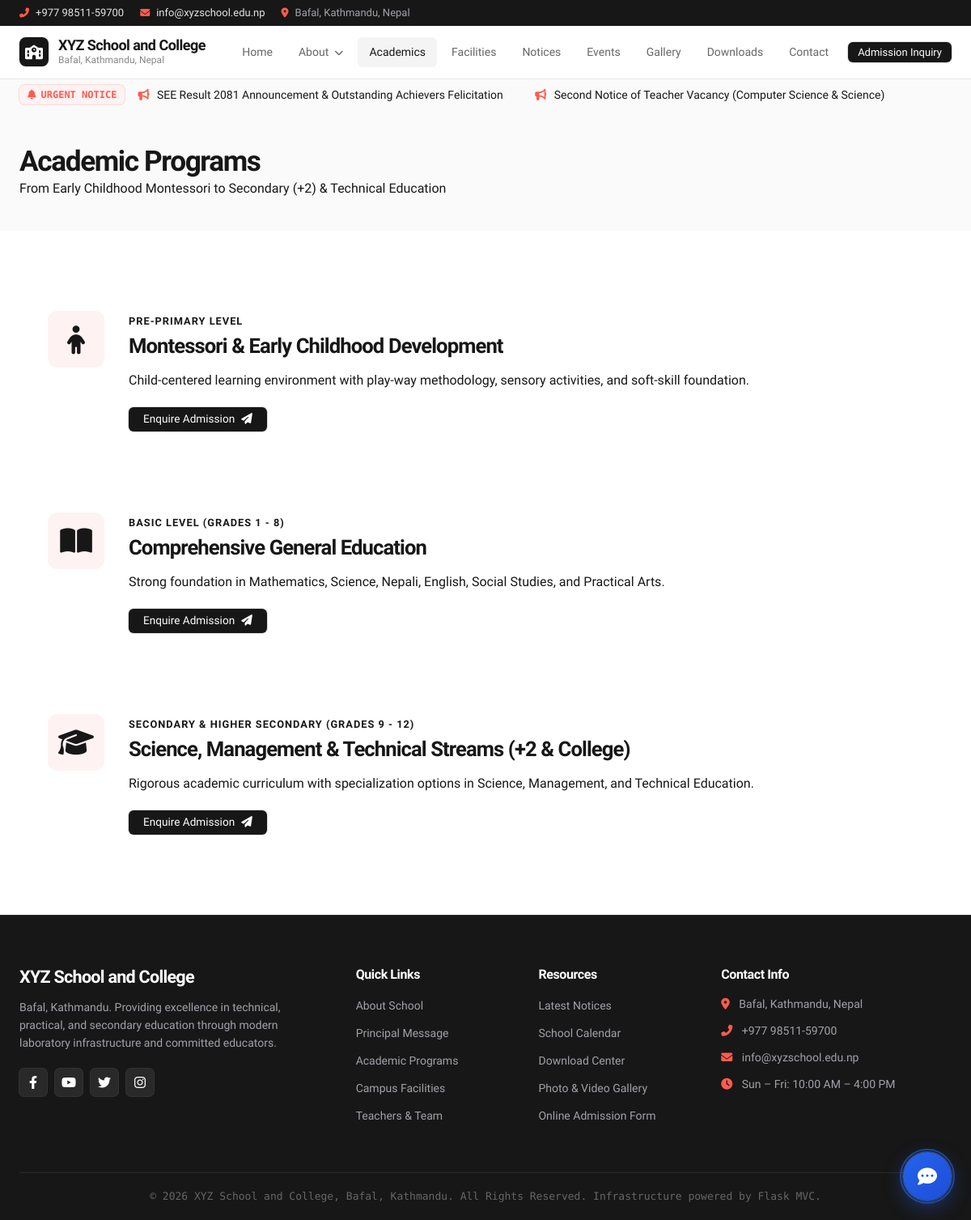
Screenshot of /academics with the database file from the repository.
### app/models/settings.py (models this page shows, shortened)
class SiteSetting(db.Model):
    __tablename__ = 'site_settings'
    id = db.Column(db.Integer, primary_key=True)
    key = db.Column(db.String(100), unique=True, nullable=False)
    value = db.Column(db.Text, nullable=True)
    @classmethod
    def get_val(cls, key, default=''):
        setting = cls.query.filter_by(key=key).first()
        return setting.value if setting else default

### app/models/notice.py (models this page shows, shortened)
class Notice(db.Model):
    __tablename__ = 'notices'
    id = db.Column(db.Integer, primary_key=True)
    title = db.Column(db.String(255), nullable=False)
    slug = db.Column(db.String(255), unique=True, nullable=False)
    category = db.Column(db.String(50), default='General') # General, Vacancy, Exam, Quotation, Admission, Result
    content = db.Column(db.Text, nullable=False)
    attachment = db.Column(db.String(255), nullable=True) # PDF or image attachment
    is_urgent = db.Column(db.Boolean, default=False)
    published_date = db.Column(db.DateTime, default=datetime.utcnow)
    author_id = db.Column(db.Integer, db.ForeignKey('users.id'), nullable=True)
    author = db.relationship('User', backref=db.backref('notices', lazy=True))

### app/models/academic.py (models this page shows)
class AcademicProgram(db.Model):
    __tablename__ = 'academic_programs'
    id = db.Column(db.Integer, primary_key=True)
    level = db.Column(db.String(100), nullable=False) # e.g. Pre-Primary, Basic Level (1-8), Secondary (+2 Management / Technical)
    title = db.Column(db.String(255), nullable=False)
    description = db.Column(db.Text, nullable=False)
    icon = db.Column(db.String(50), default='fa-graduation-cap')
    order = db.Column(db.Integer, default=0)

### app/controllers/public_controller.py (the view)
@public_bp.route('/academics')
def academics():
    programs = AcademicProgram.query.order_by(AcademicProgram.order.asc()).all()
    facilities = Facility.query.all()
    return render_template('public/academics.html', programs=programs, facilities=facilities)

### app/controllers/public_controller.py (called while the page is built)
@public_bp.context_processor
def inject_global_settings():
    return {
        'school_name': SiteSetting.get_val('school_name', 'XYZ School and College'),
        'school_address': SiteSetting.get_val('school_address', 'Bafal, Kathmandu, Nepal'),
        'school_phone': SiteSetting.get_val('school_phone', '+977 98511-59700'),
        'school_email': SiteSetting.get_val('school_email', 'info@xyzschool.edu.np'),
        'urgent_notices': Notice.query.filter_by(is_urgent=True).order_by(Notice.published_date.desc()).all()
    }

### app/templates/public/academics.html (shortened to what this page needs)
{% extends 'base.html' %}
{% block content %}
<div class="section bg-alt" style="padding: 40px 0; border-bottom: 1px solid var(--border-color);">
    <div class="container">
        <h1 style="font-size: 2.2rem; color: var(--primary-dark);">Academic Programs</h1>
        <p style="color: var(--text-muted); font-size: 1rem;">From Early Childhood Montessori to Secondary (+2) & Technical Education</p>
    </div>
</div>
<section class="section">
    <div class="container">
        <div style="display: flex; flex-direction: column; gap: 30px;">
            {% if programs %}
                {% for prog in programs %}
                <div style="background: white; border-radius: 16px; padding: 35px; box-shadow: var(--shadow-md); border: 1px solid var(--border-color); display: flex; gap: 30px; align-items: flex-start; flex-wrap: wrap;">
                    <div style="width: 70px; height: 70px; border-radius: 12px; background: #FEF2F2; color: var(--primary-red); display: flex; align-items: center; justify-content: center; font-size: 2.2rem; flex-shrink: 0;">
                        <i class="fas {{ prog.icon }}"></i>
                    </div>
                    <div style="flex: 1;">
                        <span style="font-size: 0.8rem; font-weight: 800; text-transform: uppercase; color: var(--primary-red); letter-spacing: 1px;">{{ prog.level }}</span>
                        <h2 style="font-size: 1.6rem; margin: 4px 0 12px 0;">{{ prog.title }}</h2>
                        <p style="color: var(--text-main); font-size: 1rem; line-height: 1.7; margin-bottom: 20px;">{{ prog.description }}</p>
                        <a href="{{ url_for('public.admission') }}" class="btn btn-primary" style="padding: 8px 18px; font-size: 0.85rem;">Enquire Admission <i class="fas fa-paper-plane"></i></a>
                    </div>
                </div>
                {% endfor %}
            {% endif %}
        </div>
    </div>
</section>
{% endblock %}

### app/templates/base.html (shortened to what this page needs)
<!DOCTYPE html>
<html lang="en">
<head>
    <link rel="stylesheet" href="{{ url_for('static', filename='css/style.css') }}">
    <link rel="stylesheet" href="https://cdnjs.cloudflare.com/ajax/libs/font-awesome/6.4.0/css/all.min.css">
    <link rel="stylesheet" type="text/css" href="https://cdnjs.cloudflare.com/ajax/libs/slick-carousel/1.8.1/slick.min.css"/>
    <link rel="stylesheet" type="text/css" href="https://cdnjs.cloudflare.com/ajax/libs/slick-carousel/1.8.1/slick-theme.min.css"/>
</head>
<body>
    <header class="top-header">
        <div class="container">
            <div class="top-info">
                <div class="top-info-item">
                    <i class="fas fa-phone-alt"></i>
                    <a href="tel:{{ school_phone }}">{{ school_phone }}</a>
                </div>
                <div class="top-info-item">
                    <i class="fas fa-envelope"></i>
                    <a href="mailto:{{ school_email }}">{{ school_email }}</a>
                </div>
                <div class="top-info-item">
                    <i class="fas fa-map-marker-alt"></i>
                    <span>{{ school_address }}</span>
                </div>
            </div>
        </div>
    </header>
    <nav class="navbar-main">
        <div class="container navbar-container">
            <a href="{{ url_for('public.home') }}" class="brand-logo">
                <div class="logo-badge">
                    <i class="fas fa-school"></i>
                </div>
                <div class="brand-text">
                    <h1>{{ school_name }}</h1>
                    <p>Bafal, Kathmandu, Nepal</p>
                </div>
            </a>
            <ul class="nav-menu" id="navMenu">
                <li class="nav-item">
                    <a href="{{ url_for('public.home') }}" class="nav-link {% if request.endpoint == 'public.home' %}active{% endif %}">Home</a>
                </li>
                <li class="nav-item">
                    <a href="#" class="nav-link {% if request.endpoint in ['public.about', 'public.message_principal', 'public.message_chairperson', 'public.team'] %}active{% endif %}">
                        About <i class="fas fa-chevron-down" style="font-size: 0.7rem; margin-left: 2px;"></i>
                    </a>
                </li>
                <li class="nav-item">
                    <a href="{{ url_for('public.academics') }}" class="nav-link {% if request.endpoint == 'public.academics' %}active{% endif %}">Academics</a>
                </li>
                <li class="nav-item">
                    <a href="{{ url_for('public.facilities') }}" class="nav-link {% if request.endpoint == 'public.facilities' %}active{% endif %}">Facilities</a>
                </li>
                <li class="nav-item">
                    <a href="{{ url_for('public.notices') }}" class="nav-link {% if request.endpoint in ['public.notices', 'public.notice_detail'] %}active{% endif %}">Notices</a>
                </li>
                <li class="nav-item">
                    <a href="{{ url_for('public.events') }}" class="nav-link {% if request.endpoint == 'public.events' %}active{% endif %}">Events</a>
                </li>
                <li class="nav-item">
                    <a href="{{ url_for('public.gallery') }}" class="nav-link {% if request.endpoint == 'public.gallery' %}active{% endif %}">Gallery</a>
                </li>
                <li class="nav-item">
                    <a href="{{ url_for('public.downloads') }}" class="nav-link {% if request.endpoint == 'public.downloads' %}active{% endif %}">Downloads</a>
                </li>
                <li class="nav-item">
                    <a href="{{ url_for('public.contact') }}" class="nav-link {% if request.endpoint == 'public.contact' %}active{% endif %}">Contact</a>
                </li>
                <li class="nav-item">
                    <a href="{{ url_for('public.admission') }}" class="btn btn-primary btn-sm" style="margin-left: 6px;">Admission Inquiry</a>
                </li>
            </ul>
        </div>
    </nav>
    {% if urgent_notices %}
    <div class="ticker-bar">
        <div class="container ticker-wrapper">
            <div class="ticker-badge">
                <i class="fas fa-bell"></i> Urgent Notice
            </div>
            <div class="ticker-content">
                <div class="ticker-scroll">
                    {% for n in urgent_notices %}
                        <a href="{{ url_for('public.notice_detail', id=n.id) }}"><i class="fas fa-bullhorn" style="margin-right: 6px; color: var(--vercel-ship-red);"></i> {{ n.title }}</a>
                    {% endfor %}
                </div>
            </div>
        </div>
    </div>
    {% endif %}
    <main>
        {% block content %}{% endblock %}
    </main>
    <footer class="footer">
        <div class="container">
            <div class="footer-grid">
                <div class="footer-brand">
                    <h2>{{ school_name }}</h2>
                    <p>Bafal, Kathmandu. Providing excellence in technical, practical, and secondary education through modern laboratory infrastructure and committed educators.</p>
                    <div class="social-links">
                        <a href="#" class="social-icon" aria-label="Facebook"><i class="fab fa-facebook-f"></i></a>
                        <a href="#" class="social-icon" aria-label="YouTube"><i class="fab fa-youtube"></i></a>
                        <a href="#" class="social-icon" aria-label="Twitter"><i class="fab fa-twitter"></i></a>
                        <a href="#" class="social-icon" aria-label="Instagram"><i class="fab fa-instagram"></i></a>
                    </div>
                </div>
                <div>
                    <h3 class="footer-title">Quick Links</h3>
                    <ul class="footer-links">
                        <li><a href="{{ url_for('public.about') }}">About School</a></li>
                        <li><a href="{{ url_for('public.message_principal') }}">Principal Message</a></li>
                        <li><a href="{{ url_for('public.academics') }}">Academic Programs</a></li>
                        <li><a href="{{ url_for('public.facilities') }}">Campus Facilities</a></li>
                        <li><a href="{{ url_for('public.team') }}">Teachers & Team</a></li>
                    </ul>
                </div>
                <div>
                    <h3 class="footer-title">Resources</h3>
                    <ul class="footer-links">
                        <li><a href="{{ url_for('public.notices') }}">Latest Notices</a></li>
                        <li><a href="{{ url_for('public.events') }}">School Calendar</a></li>
                        <li><a href="{{ url_for('public.downloads') }}">Download Center</a></li>
                        <li><a href="{{ url_for('public.gallery') }}">Photo & Video Gallery</a></li>
                        <li><a href="{{ url_for('public.admission') }}">Online Admission Form</a></li>
                    </ul>
                </div>
                <div>
                    <h3 class="footer-title">Contact Info</h3>
                    <ul class="footer-links" style="color: #a1a1aa; font-size: 0.875rem;">
                        <li style="margin-bottom: 12px;"><i class="fas fa-map-marker-alt" style="color: var(--vercel-ship-red); margin-right: 8px;"></i> {{ school_address }}</li>
                        <li style="margin-bottom: 12px;"><i class="fas fa-phone-alt" style="color: var(--vercel-ship-red); margin-right: 8px;"></i> {{ school_phone }}</li>
                        <li style="margin-bottom: 12px;"><i class="fas fa-envelope" style="color: var(--vercel-ship-red); margin-right: 8px;"></i> {{ school_email }}</li>
                        <li><i class="fas fa-clock" style="color: var(--vercel-ship-red); margin-right: 8px;"></i> Sun – Fri: 10:00 AM – 4:00 PM</li>
                    </ul>
                </div>
            </div>
            <div class="footer-bottom">
                <p>&copy;&nbsp;2026 {{ school_name }}, Bafal, Kathmandu. All Rights Reserved. Infrastructure powered by Flask MVC.</p>
            </div>
        </div>
    </footer>
    <div class="chatbot-widget-container">
        <button id="chatbotToggleBtn" class="chatbot-toggle-btn" aria-label="Open AI Assistant">
            <i class="fas fa-comment-dots" id="chatIconClosed"></i>
            <span class="chatbot-pulse-ring"></span>
        </button>
    </div>
</body>
</html>

### rows the page displays
SiteSetting: value "+977 98511-59700"
SiteSetting: value "info@xyzschool.edu.np"
SiteSetting: value "Bafal, Kathmandu, Nepal"
SiteSetting: value "XYZ School and College"
Notice: title "SEE Result 2081 Announcement & Outstanding Achievers Felicitation"
Notice: title "Second Notice of Teacher Vacancy (Computer Science & Science)"
AcademicProgram: level "PRE-PRIMARY LEVEL", title "Montessori & Early Childhood Development", description "Child-centered learning environment with play-way methodology, sensory activities, and soft-skill foundation."
AcademicProgram: level "BASIC LEVEL (GRADES 1 - 8)", title "Comprehensive General Education", description "Strong foundation in Mathematics, Science, Nepali, English, Social Studies, and Practical Arts."
AcademicProgram: level "SECONDARY & HIGHER SECONDARY (GRADES 9 - 12)", title "Science, Management & Technical Streams (+2 & College)", description "Rigorous academic curriculum with specialization options in Science, Management, and Technical Education."
